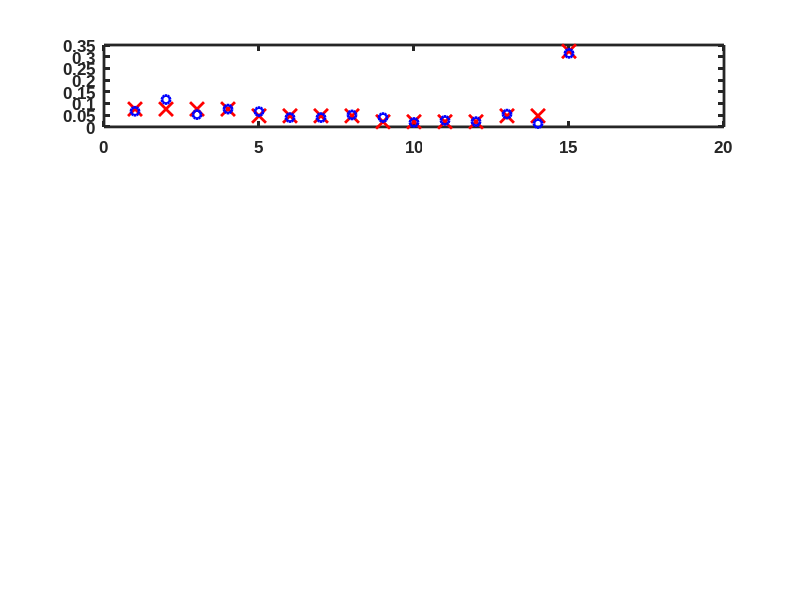

The MATLAB script that drew this image: (Note: this script raises an error after producing the figure.)
function FitExp2Data
    
      % assign RT data

    RTs=[2708.622 2317.149 2560.587];
    RTErrors=[149.53232 98.29219 128.4517]; % standard error of the mean difference (Cousinea Morey method)
    RTSD=RTErrors.*sqrt(28); % convert standard error the mean difference to standard deviation of the mean difference

    % read in raw count data and convert to probabilities
    
    D=csvread('RawData.csv');
   
    % convert frequency data to probabilities

    FreqData=zeros(15,4);
    Probs=zeros(28,15,4);
    for i=1:28;  % step through 28 subjects
        for report=1:15
            for cond=1:4
                RawData(i,report,cond)=D(D(:,1)==i & D(:,2)==report & D(:,4)==cond , 3);
            end
        end
        for cond=1:4
            sum(RawData(i,:,cond))
            if cond==1
                Probs(i,:,cond)=RawData(i,:,cond)./sum(RawData(i,:,cond));
            else
                Probs(i,:,cond)=(RawData(i,:,cond)./sum(RawData(i,:,cond)))-Probs(i,:,1);        % differences from No Gestalt condition
            end
        end;
    end
    
    Errors=squeeze(std(Probs,0,1)./sqrt(28));
    FreqData=squeeze(sum(RawData,1));
    
    N=sum(FreqData,1);    
    
    RespOrder=[4 2 12 14 5 6 8 7 3 1 11 13 9 10 15]; % singles, sides, all-but-one, diags, all
    
    params=ones(1,7);
    params=[-0.7128   -2.3084   -1.7053   -2.0994   -3.9151   -1.3087]; % initial parameter values
    Plot=0;                                             % suppress plotting
   [params,err]=fminsearch(@CalcError,params);          % initial fitting
   [params,err]=fminsearch(@CalcError,params);          % second fitting to ensure best fit
   err                                                  % output G-squared error
   params                                               % output best-fitting paramter values
   [(1 - normcdf(0, params(1), 1)) exp(params(2:6)) ]   % convert best-fitting parameters from gammas to probabilities
    Plot=1;                                             % turn on plotting
    CalcError(params);                                  % call error function to produce plotting
    
    function err=CalcError(params)

        %%%%% free parameters %%%%%%
      
        Z_spread =  params(1);    % breakthrough spread to other biters
        SPREAD = 1 - normcdf(0, Z_spread, 1); % convert to probability
        
        Gam_UR =  params(2);        % upper right set to outward pointing
        Gam_UL =  params(2);        % upper left set to outward pointing
        Gam_BR =  params(2);        % bottom right set to outward pointing
        Gam_BL =  params(2);        % bottom left set to outward pointing
        Gam_EYE =  params(3);       % all four biters from eye movements
        Gam_SAL =  params(4);       % salience for inward pointing biter
        Gam_IC  =  params(5);       % both ends of illusory contour (or collinearity)
        Gam_X  =  params(6);        % all biters from illusory X or from eye movements
    
        
        for cond=1:4

            % default values, used for both hate condition
            ALL = exp(Gam_EYE);  % baseline tendency to see all 4 at once
            IRC = 0;  % No illusory left contour (rectangle or collinearity)
            ILC = 0;  % No iIllusory right contour (rectangle or collinearity)
            UR = exp(Gam_UR); % upper right biter
            UL = exp(Gam_UL); % upper left biter
            BR = exp(Gam_BR); % bottom right biter
            BL = exp(Gam_BL); % bottom left biter

            if  cond==2 % both talk condition
            %    ILC = exp(Gam_IC); % include for model with collinearity
            %    IRC = exp(Gam_IC); % include for model with collinearity

                ALL= exp(Gam_X);   % include for model with illusory X

        % include the following for salience model
                UR = exp(Gam_SAL);  % increase salience of inward pointing biters
                UL = exp(Gam_SAL);
                BR = exp(Gam_SAL);
                BL = exp(Gam_SAL);
            elseif cond==3 % left talk condition
                ILC = exp(Gam_IC);      % include for collinearity or illusory rectangle

        % include the following for salience model
                UL = exp(Gam_SAL); % increase salience of inward pointing biters
                BR = exp(Gam_SAL);
            elseif cond==4 % right talk condition
                IRC = exp(Gam_IC);       % include for collinearity or illusory rectangle

        % include the following for salience model
                UR = exp(Gam_SAL);  % increase salience of inward pointing biters
                BL = exp(Gam_SAL);
            end
            [TotResp RT]=CalcResp(ALL,IRC,ILC,UR,UL,BR,BL,SPREAD);
            
            if cond<4 % condition 3 and 4 make the same RT prediction
                RTPred(cond)=RT;
            end
            
            FreqPred(:,cond)=N(cond).*TotResp;
                     
            ProbPred(:,cond)=FreqPred(:,cond)./N(cond);
            ProbData(:,cond)=FreqData(:,cond)./N(cond);
        end
                
        if Plot==1
            CondOrder=[1 3 4 2];
            figure(1);
            for c=1:4
                cond=CondOrder(c);
                subplot(4,1,c);
                hold off
                if cond==1
                    plot(FreqPred(RespOrder,cond)./N(cond),'xr','LineWidth',2,'MarkerSize',10);
                else
                    plot(FreqPred(RespOrder,cond)./N(cond)-FreqPred(RespOrder,1)./N(1),'xr','LineWidth',2,'MarkerSize',10);
                end
                hold on
                
                set(gca,'FontName','Arial','FontSize',12,'FontWeight','Bold',  'LineWidth', 2);
                if cond==1
                    plot(FreqData(RespOrder,cond)./N(cond),'ob','LineWidth', 2);
                    errorbar([1:15],FreqData(RespOrder,cond)./N(cond),Errors(:,cond),Errors(:,cond),'LineStyle','none','LineWidth', 2,'Color','b');
                else
                    plot(FreqData(RespOrder,cond)./N(cond)-FreqData(RespOrder,1)./N(1),'ob','LineWidth', 2);
                    errorbar([1:15],FreqData(RespOrder,cond)./N(cond)-FreqData(RespOrder,1)./N(1),Errors(:,cond),Errors(:,cond),'LineStyle','none','LineWidth', 2,'Color','b');
                end
                
                legend('Model','Data','Location','NorthWest');
                if cond==1
                    axis([.5 15.5 0 .4]);
                    line([4.5 4.5],[0 .4]);
                    line([8.5 8.5],[0 .4]);
                    line([12.5 12.5],[0 .4]);
                else
                    axis([.5 15.5 -.1 .1]);
                    line([.5 15.5],[0 0]);
                    line([4.5 4.5],[-.1 .1]);
                    line([8.5 8.5],[-.1 .1]);
                    line([12.5 12.5],[-.1 .1]);
                end
                if cond==1
                    title('No Gestalt Condition');
                elseif cond==2
                    title('Illusory Cross Condition');
                elseif cond==3
                    title('Illusory Left Rectangle Condition');
                elseif cond==4
                    title('Illusory Right Rectangle Condition');
                end
                set(gca,'XTick',[1:15]);
                 ax = gca;
                 ax.XTick = [1:15];
                 ax.XTickLabel = '';
                myLabels = {'+ -','- +','- -','- -','+ +','- +','- -','+ -','- +','+ -','+ +','+ +','+ -','- +','+ +';
                            '- -','- -','- +','+ -','- -','- +','+ +','+ -','+ +','+ +','+ -','- +','- +','+ -','+ +';
                            '','One Biter Reported','','','','One Side Reported','','','','All But One Reported','','','','Gestalt Reported',''};
                        
                for i=1:15
                    text(i, ax.YLim(1), sprintf('%s\n%s\n%s', myLabels{:,i}), ...
                            'horizontalalignment', 'center', 'verticalalignment', 'top','FontName','Arial','FontSize',12,'FontWeight','Bold');  
                end

                if cond==1
                    ylabel('Report Probability');
                else
                    ylabel('Change from No Gestalt Condition');
                end
                
                filename=sprintf('Cond%d.bmp',cond);
                axes('pos',[.45 (.85-(c-1)*.22) .08 .08])
                imshow(filename);
                
                
            end
            figure(2);
            hold off
            plot(RTPred([1 3 2]),'xr','LineWidth',2,'MarkerSize',10);
            hold on
            
            set(gca,'FontName','Arial','FontSize',12,'FontWeight','Bold',  'LineWidth', 2);
            plot(RTs([1 3 2]),'ob','LineWidth', 2);
            errorbar([1:3],RTs([1 3 2]),RTErrors([1 3 2]),RTErrors([1 3 2]),'LineStyle','none','LineWidth', 2,'Color','b');
            axis([.5 3.5 2100 2900]);
            legend('Model','Data','Location','SouthWest');
             ax = gca;
             ax.XTick = [1:3];
             ax.XTickLabel = ({'No Gestalt' 'Illusory Rectangle' 'Illusory Cross'});
             ax.YTick = [2200:200:3000];
             ylabel('Median Breakthrough Latency (ms)');
             xlabel('Condition');
            
             % if plotting, also output percent variance accounted for
            tot_mean=mean(ProbData(:));
            SStot=sum((ProbData(:)-mean(ProbData(:))).^2);
            SSres=sum((ProbData(:)-ProbPred(:)).^2);
            ProbExplained=1-(SSres/SStot)
            
            SStot=sum((RTs(:)-mean(RTs(:))).^2);
            SSres=sum((RTs(:)-RTPred(:)).^2);
            RTExplained=1-(SSres/SStot)
        end
        % calculate G-squared error based on likelihood ratio test
        err=0;
        err=-2*sum(log(mnpdf(FreqData',ProbPred')./mnpdf(FreqData',ProbData')));
        err=err-2*(28*70)*sum(log(normpdf(RTPred(:),RTs(:),RTSD(:))./normpdf(RTs(:),RTs(:),RTSD(:))));
        % each of the 3 RT datapoints is from 28 subjects and 70 trials so
        % the likelihood is multiplied by (28*70) to be comparable to the
        % likelihood of the raw response data in terms of trials
    end

    function [TotResp RT]=CalcResp(ALL,IRC,ILC,UR,UL,BR,BL,SPREAD)
      
        % calculate chances of spread occuring (N) or not (n) to each of
        % the other 2 or 3 biters
        nnn = (1-SPREAD).^3;           % none of other three
        Nnn = SPREAD*((1-SPREAD).^2);   
        NNn = (SPREAD.^2)*(1-SPREAD);    
        NNN = SPREAD.^3;               % spread to all of the other three
        nn = (1-SPREAD).^2;   
        Nn = SPREAD*(1-SPREAD);  
        NN = SPREAD.^2;      
        
        NONE=1;  % perceptual salience of Mondrian
        
        SamplingSpace=NONE+ALL+IRC+ILC+UR+UL+BR+BL; % denominator for softmax
        
        NONE=NONE/SamplingSpace;
        ALL=ALL/SamplingSpace;
        IRC=IRC/SamplingSpace;
        ILC=ILC/SamplingSpace;
        UR=UR/SamplingSpace;
        UL=UL/SamplingSpace;
        BR=BR/SamplingSpace;
        BL=BL/SamplingSpace;

        % perception probabilities for each cycle
        
        resp(2) = UR*nnn;                                          % upperR only
        resp(4) = UL*nnn;                                          % upperL only
        resp(12)= BR*nnn;                                          % bottomR only
        resp(14)= BL*nnn;                                          % botomL only
        resp(5) = (UL+UR)*Nnn;                                 % both top biters
        resp(6) = (UR+BR)*Nnn;                                 % both right biters
        resp(7) = (UL+BL)*Nnn;                                 % both left biters
        resp(8) = (BL+BR)*Nnn;                                 % both bottom biters
        resp(3) = IRC*Nn + (UR+BL+BR)*NNn;                        % all but upper left
        resp(1) = ILC*Nn +  (UL+BR+BL)*NNn;                        % all but upper right 
        resp(11)= IRC*Nn + (UL+UR+BL)*NNn;                        % all but bottom right
        resp(13)= ILC*Nn + (UL+UR+BR)*NNn;                         % all but bottom left
        resp(9) = ILC*nn + (UL+BR)*Nnn;                           % diagL
        resp(10) = IRC*nn + (UR+BL)*Nnn;                          % diagR
        resp(15)= (ILC+IRC)*NN + ALL + NNN*(UR+UL+BR+BL);         % all biters

        if abs((1-sum(resp))-NONE)>.00000001  % check to see if sum of 1-15 = none
            disp('calculation error');
        end      
        
        TotResp=resp./sum(resp); % because cycling is done until breakthrough, the final
        % response distrbitution is the normalized response distribution,
        % excluding the NONE
   
        RT = 1./sum(resp); % cycling til breakthrough is a geometric distribution and
                    %  1/B is the mean, where B is the probability of breakthrough on each cycle

        RT = RT *1000; % convert to milliseconds
    end

end
